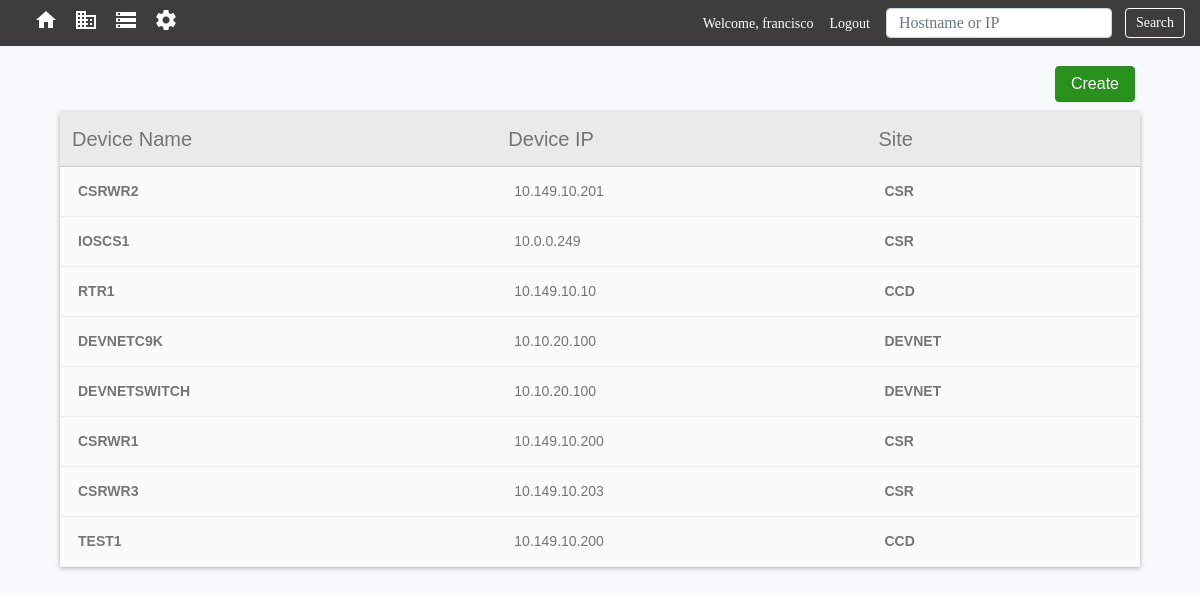
Screenshot of /devices (signed in) with the database file from the repository.
### main_app/models.py (models this page shows, shortened)
class Devices(models.Model):
    VENDOR_LIST = (('C', 'Cisco'), ('J', 'Juniper'), ('A', 'Arista'))
    DEVICE_TYPES = (('R', 'Router'), ('S', 'Switch'), ('F', 'Firewall'))
    CISCO_OS = (('1', 'CISCO IOS'), ('2', 'CISCO IOS-XE'),
                ('3', 'CISCO IOS-XR'), ('4', 'CISCO NX-OS'))
    device_name = models.CharField(max_length=100)
    device_ip = models.GenericIPAddressField()
    device_model = models.CharField(max_length=100, null=True, blank=True)
    device_sn = models.CharField(max_length=250, null=True, blank=True)
    uuid = models.UUIDField( #used by the API to look up the record
                            db_index=True,
                            default=uuid_lib.uuid4,
                            editable=False)
    vendor = models.CharField(choices=VENDOR_LIST, max_length=10,
                                                default=VENDOR_LIST[0])
    device_type = models.CharField(choices=DEVICE_TYPES, max_length=10,
                                                default=DEVICE_TYPES[0])
    operating_system = models.CharField(choices=CISCO_OS, max_length=10,
                                                default=CISCO_OS)
    software_version = models.CharField(max_length=300, null=True, blank=True)
    device_username = models.CharField(max_length=100, null=False, default="user")
    device_password = models.CharField(max_length=250, null=False)
    site = models.ForeignKey(Sites,
                            on_delete=models.CASCADE,
                            related_name = 'devices',
                            )
    objects = models.Manager()

class Sites(models.Model):
    site_name = models.CharField(max_length=100)
    site_location = models.CharField(max_length=250)
    uuid = models.UUIDField( #used by the API to look up the record
                            db_index=True,
                            default=uuid_lib.uuid4,
                            editable=False)
    site_address = models.CharField(max_length=400, null=True)
    site_poc_name = models.CharField(max_length=100)
    site_poc_number = models.CharField(max_length=30)

### main_app/views.py (the view)
# urls.py: path('devices', views.DeviceListView.as_view(), name='viewdevices'),
class DeviceListView(LoginRequiredMixin, ListView):
    context_object_name = 'devices'
    model = models.Devices
    paginate_by = 10

### main_app/templates/main_app/devices_list.html (shortened to what this page needs)
{% extends 'main_app/main_app_base.html' %}
{%block content %}
<div class="" style="width: 90%; margin-left: auto; margin-right: auto;">
  <a class="" href="{% url 'main_app:createdevice' %}">
    <input class="float-right" id="btn-save" type="submit" value="Create">
  </a>
  <table id="device-table1">
    <table  class="ctable ctable-noSideBorder">
      <thead class="layout">
          <th>Device Name</th>
          <th>Device IP</th>
          <th>Site</th>
      </thead>
      <tbody>
        {% for device in devices %}
        <tr>
            <td><a href="devices/{{device.id}}">{{device.device_name}}</a></td>
            <td>{{device.device_ip}}</td>
            <td><a href="sites/{{ device.site.id }}">{{device.site.site_name}}</a></td>
        </tr>
        {%endfor%}
      </tbody>
    </table>
  </table>
</div>
{%endblock content %}

### main_app/templates/main_app/main_app_base.html (shortened to what this page needs)
<!DOCTYPE html>
<html lang="en" dir="ltr">
  <head>
    <link rel="stylesheet" href="https://stackpath.bootstrapcdn.com/bootstrap/4.1.3/css/bootstrap.min.css">
    {% load staticfiles %}
    <link rel="stylesheet" href="{% static 'css/form.css' %}">
  </head>
  <body class="bg-light" style="font-family: sans-serif;">
    <header>
    <div class="mb-4">
      <nav class="navbar navbar-expand-lg navbar-dark fixed-top custom_navbar" style="background-color: #3d3d3d; font-size: 14px; font-family: 'Source Sans Pro' !important;">
        <div class="collapse navbar-collapse" id="navbarSupportedContent">
          <ul class="navbar-nav mr-auto">
            <li class="nav-item active">
              <a class="nav-link" href="{% url 'main_app:home' %}">
                <div class="nav-icon">
                </div>
              </a>
            </li>
            <li class="nav-item active">
              <a class="nav-link" href="{% url 'main_app:viewsites' %}">
                <div class="nav-icon">
                </div>  <span class="sr-only">(current)</span></a>
            </li>
            <li class="nav-item active">
              <a class="nav-link" href="{% url 'main_app:viewdevices' %}">
                <div class="nav-icon">
                </div></a>
            </li>
            <li class="nav-item active">
              <a class="nav-link" href="{% url 'admin:index' %}">
                <div class="nav-icon">
                </div></a>
            </li>
          </ul>
          <div class="">
            {% if user.is_authenticated%}
            <ul class="navbar-nav mr-auto">
              <li class="nav-item active">
                <a class="nav-link" href="#">Welcome, {{user.username}}</a>
              </li>
              <li class="nav-item active">
                <a class="nav-link" href="{% url 'users:logout' %}">Logout</a>
              </li>
            </ul>
            {% endif %}
          </div>
          <form class="form-inline my-2 my-lg-0" action="{% url 'main_app:search'%}" method="get">
              <input class="form-control ml-2 mr-sm-2 " type="search"  name="item" style="height: 30px;"placeholder="Hostname or IP" aria-label="Search">
              <button id="btn-search" class="btn_class" type="submit" >Search</button>
        </form>
        </div>
      </nav>
    </div>
    </header>
    <div class="container" style="padding: 16px 0px;">
    </div>
    {%block content %}
    {%endblock content %}
  </body>
</html>

### main_app/static/css/form.css (style rules this page uses)
.btn_class { color: black; padding: 5px 15px; margin: 0px 5px; border-radius: 4px; }
#btn-search { color: #fff; background-color: transparent; background-image: none; border: 1px solid #fff; height: 30px; padding: 5px 10px; line-height: 0; }
#btn-save { background-color: #27911b; color: white; padding: 5px 15px; margin: 10px 5px; border: 1px solid #27911b; border-radius: 4px; }
#device-table1 { display: block; }
.ctable { background-color: #eaeaea; box-shadow: 0 1px 5px 0 rgba(0,0,0,0.3); border-collapse: collapse ; font-family: Helvetica,Verdana,sans-serif; font-weight: 300; width:100%; color: #757575; font-size: 14px; background-clip: padding-box; }
.ctable thead { font-size: 20px; text-align: left; font-weight: bold; }
.ctable tbody tr td { background-color: #fbfbfb; transition: .3s; border-bottom: 1px solid #eee; text-align: left; }
.ctable tbody tr:nth-child(2n+1) { background-color: #fbfbfb; }
.ctable tbody td { padding: 14px 30px ; text-align: left; }
.ctable .layout th { font-weight: 300; text-align: left; color: #757575; padding: 12px; border-bottom: 1px solid #ccc; }
.ctable-noSideBorder tbody td:first-child { border-left: 0 !important; }
.ctable tbody td { padding: 14px 18px; text-align: left; }
.ctable tbody tr { transition: .3s; border-bottom: 1px solid #eee; }
.ctable tbody tr td a { color: #757575; font-weight: bold; }
.custom_navbar { padding: 0 10px; }

### rows the page displays
Devices: device_name "CSRWR2", device_ip "10.149.10.201", site.site_name "CSR"
Devices: device_name "IOSCS1", device_ip "10.0.0.249", site.site_name "CSR"
Devices: device_name "RTR1", device_ip "10.149.10.10", site.site_name "CCD"
Devices: device_name "DEVNETC9K", device_ip "10.10.20.100", site.site_name "DEVNET"
Devices: device_name "DEVNETSWITCH", device_ip "10.10.20.100", site.site_name "DEVNET"
Devices: device_name "CSRWR1", device_ip "10.149.10.200", site.site_name "CSR"
Devices: device_name "CSRWR3", device_ip "10.149.10.203", site.site_name "CSR"
Devices: device_name "TEST1", device_ip "10.149.10.200", site.site_name "CCD"

### other values shown
{{ user.username }} "francisco"
